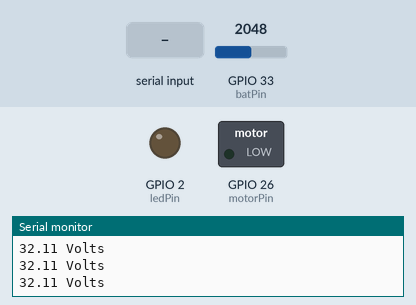
Bench run of a sketch on a simulated ESP32. Parts: switched loads named in the sketch (green lamp = pin HIGH), output pins drawn as LEDs (lit = HIGH), the last lines printed to the serial monitor. The test bench sets the inputs (shaded band); at power-on: GPIO 33 (batPin) = 2048. Nothing arrives over Bluetooth unless stated.

Above: at 1.3 s.
1.4 s: "90,45\n" received over the second serial link
At 1.9 s:
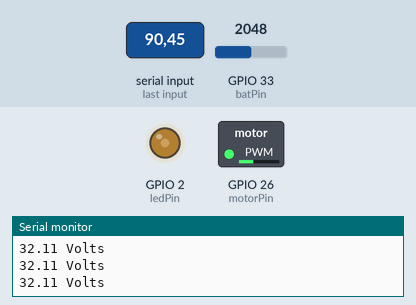
3.5 s: "30,150\n" received over the second serial link
At 4.8 s:
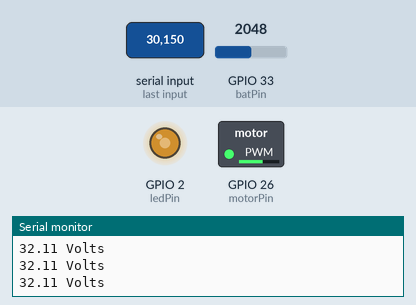
5.5 s: "200\n" received over the second serial link
At 5.9 s:
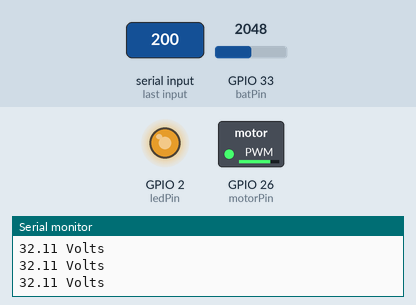
7.0 s: "90\n" received over the second serial link
At 8.2 s:
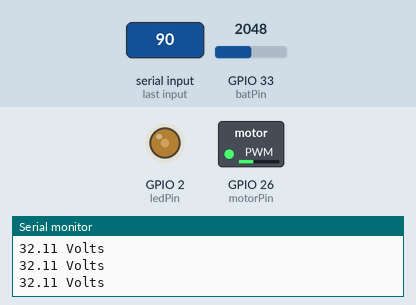
Timing chart, 0 to 9.5 s (numbered marks = the images above; inputs shaded):
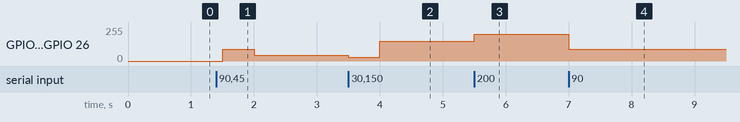

The sketch:

main.ino
```cpp
#include "BluetoothSerial.h"
#include "esp_adc_cal.h"


#if !defined(CONFIG_BT_ENABLED) || !defined(CONFIG_BLUEDROID_ENABLED)
#error Bluetooth is not enabled! Please run `make menuconfig` to and enable it
#endif

const int ledPin = 2;  // 16 corresponds to GPIO16
const int motorPin = 26;
const int motorChannel = 1;

// setting PWM properties
const int freq = 5000;
const int ledChannel = 0;
const int resolution = 8;

int pwmVal = 0;

float prevVoltRead = 0;

BluetoothSerial SerialBT;

int Led = 2;

// Potentiometer is connected to GPIO 34 (Analog ADC1_CH6)
const int batPin = 33;

// variable for storing the potentiometer value
int batValue = 0;
float batVoltage = 0;

float R1 = 10;
float R2 = 100;

float voltDivFactor = (R1)/(R1 + R2);

float maxVoltageRead = 3.3 / voltDivFactor; // = +- 36.3

float voltResolution = maxVoltageRead / 4095;

//float correctionFactor = 1.836907;
float correctionFactor = 1.768889453;

void setup() {
  Serial.begin(115200);
  SerialBT.begin("ESP32_LABVIEW");

  // configure LED PWM functionalitites
  ledcSetup(ledChannel, freq, resolution);

  // attach the channel to the GPIO to be controlled
  ledcAttachPin(ledPin, ledChannel);

  ledcSetup(motorChannel, freq, resolution);
  ledcAttachPin(motorPin, motorChannel);

}
void loop() {

  // Battery voltage readings

  // Reading potentiometer value
  batValue = analogRead(batPin);
  //batVoltage = map(batValue, 0.0f, 4095f, 0, 36.3); //map(value, fromLow, fromHigh, toLow, toHigh)
  batVoltage = batValue * voltResolution * correctionFactor;

  if(prevVoltRead == 0){ //initialize battery voltage to variable
    prevVoltRead = batVoltage;
  }

  prevVoltRead = ((prevVoltRead * 9) + batVoltage)/ 10;

  Serial.print(prevVoltRead);
  Serial.println(" Volts");

  SerialBT.print(prevVoltRead);
  SerialBT.println(" Volts");

  //Led control
  if (SerialBT.available() > 0){

    int pwmVal = SerialBT.parseInt();

    if (pwmVal != 0) {

      if (pwmVal == -1){
        ledcWrite(ledChannel, 0);
        ledcWrite(motorChannel, 0);
      }
      else{
        ledcWrite(ledChannel, pwmVal);
        ledcWrite(motorChannel, pwmVal);
      }
      SerialBT.println(pwmVal);
    }
  }

  delay(500);
}
```

Measured:
- after the input at 1.4 s, GPIO 2 (ledPin), GPIO 26 (motorPin): 0/255 → 90/255 after 0.10 s, → 45/255 0.50 s later
- after the input at 3.5 s, GPIO 2 (ledPin), GPIO 26 (motorPin): 45/255 → 30/255 at once, → 149/255 0.50 s later
- after the input at 5.5 s, GPIO 2 (ledPin), GPIO 26 (motorPin): 149/255 → 199/255 at once
- after the input at 7.0 s, GPIO 2 (ledPin), GPIO 26 (motorPin): 199/255 → 90/255 at once
